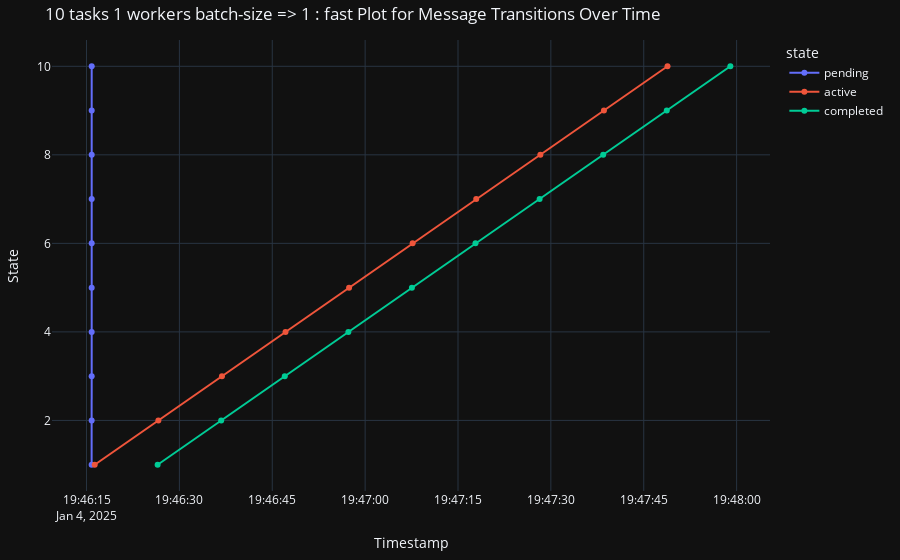
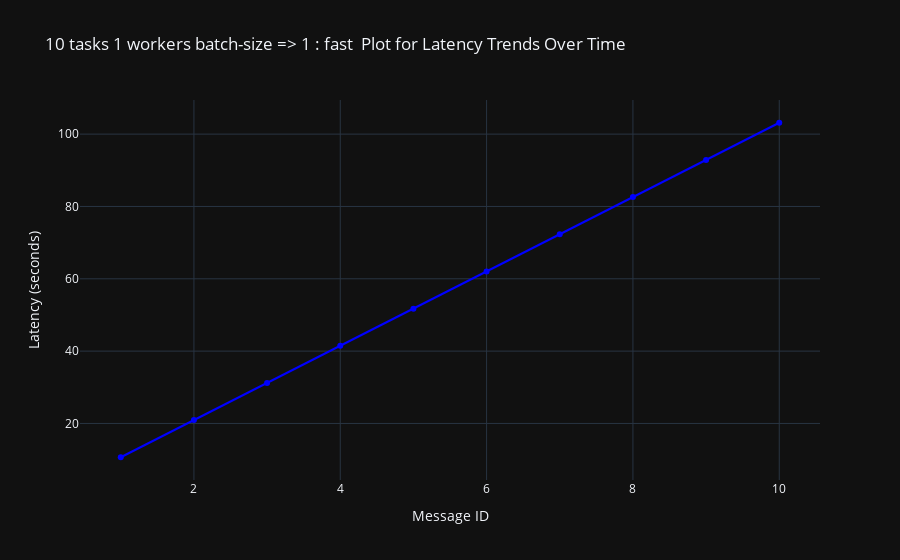
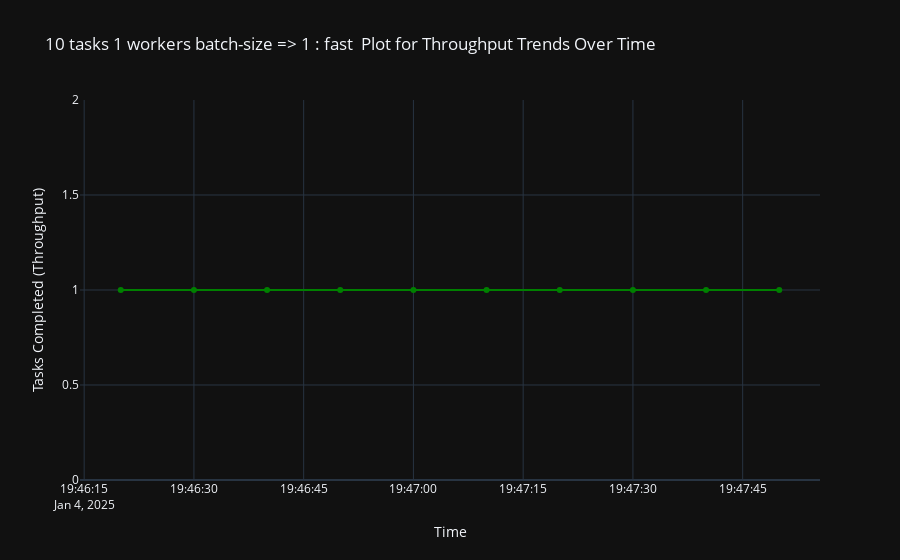
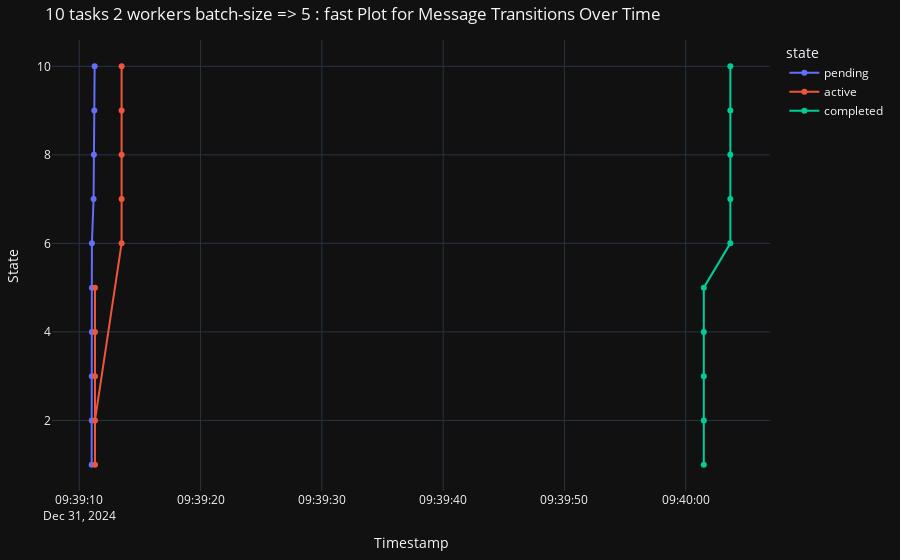

Source (notebook cell) for these figures, in order:
### Code cell
def analyze_lentency(logs,desc):
  latency_df = calculate_latency_per_messages(logs)
  # print(latency_df)
  # plot_latency_distribution(latency_df)
  plot_latency_trends(latency_df,desc)
  

def analyze_throughtput(logs,desc):
  throughput_df = calculate_throughput(logs)
  # print(throughput_df)
  plot_throughput_trends(throughput_df,desc)
  


exps = [
  
  # ("10 tasks 2 workers batch-size => 5 : slow ","gs://cameltrain-sight/doing_mq_analysis/2024-12-20T09:00:43.541533.json"),
  # ("50 tasks 2 workers batch-size => 5 : slow ","gs://cameltrain-sight/doing_mq_analysis/2024-12-23T15:15:49.032019.json"),
  # ("100 tasks 2 workers batch-size => 5 : slow ","gs://cameltrain-sight/doing_mq_analysis/2024-12-23T19:26:50.355211.json"),
  # ("500 tasks 2 workers batch-size => 5 : slow ","gs://cameltrain-sight/doing_mq_analysis/2024-12-22T15:48:18.956719.json"),
  
  # ("50 tasks 4 workers batch-size => 5 : slow ","gs://cameltrain-sight/doing_mq_analysis/2024-12-27T09:26:30.675248.json"),
  # ("100 tasks 4 workers batch-size => 5 : slow ","gs://cameltrain-sight/doing_mq_analysis/2024-12-27T15:29:03.534160.json"),
  # ("500 tasks 4 workers batch-size => 5 : slow ","gs://cameltrain-sight/doing_mq_analysis/2024-12-22T15:48:18.956719.json"),
  
  ("10 tasks 1 workers batch-size => 1 : fast ","gs://cameltrain-sight/doing_mq_analysis/2025-01-04T19:48:06.083435.json"),
  
  ("10 tasks 2 workers batch-size => 5 : fast ","gs://cameltrain-sight/doing_mq_analysis/2024-12-31T09:40:23.962527.json"),
  ("50 tasks 2 workers batch-size => 5 : fast ","gs://cameltrain-sight/doing_mq_analysis/2024-12-31T10:27:32.520731.json"),
  ("100 tasks 2 workers batch-size => 5 : fast ","gs://cameltrain-sight/doing_mq_analysis/2024-12-31T10:52:02.779873.json"),
  ("500 tasks 2 workers batch-size => 5 : fast ","gs://cameltrain-sight/doing_mq_analysis/2024-12-31T12:06:54.093683.json"), 
  
  ("50 tasks 4 workers batch-size => 5 : fast ","gs://cameltrain-sight/doing_mq_analysis/2024-12-31T08:09:08.847832.json"), 
  ("100 tasks 4 workers batch-size => 5 : fast ","gs://cameltrain-sight/doing_mq_analysis/2024-12-31T09:08:46.723731.json"), 
  ("500 tasks 4 workers batch-size => 5 : fast ","gs://cameltrain-sight/doing_mq_analysis/2024-12-31T12:06:54.093683.json")
]


for (desc,uri) in exps:
  logsx = read_logs_from_gs_uri(gs_uri = uri )
  analyze_message_flow(logsx,desc)
  analyze_lentency(logsx,desc)
  analyze_throughtput(logsx,desc)

### Figure 1 — Plotly figure (JSON) as saved in the notebook; plotly's stock layout.template omitted (floating-point values rounded to 4 significant figures)
{"data": [{"hovertemplate": "state=pending<br>Time=%{x}<br>message_id=%{y}<extra></extra>", "legendgroup": "pending", "line": {"color": "#636efa", "dash": "solid"}, "marker": {"symbol": "circle"}, "mode": "lines+markers", "name": "pending", "orientation": "v", "showlegend": true, "type": "scatter", "x": ["2025-01-04T19:46:15.828610", "2025-01-04T19:46:15.829853", "2025-01-04T19:46:15.830826", "2025-01-04T19:46:15.831897", "2025-01-04T19:46:15.832697", "2025-01-04T19:46:15.834470", "2025-01-04T19:46:15.835112", "2025-01-04T19:46:15.836164", "2025-01-04T19:46:15.837102", "2025-01-04T19:46:15.837745"], "xaxis": "x", "y": [1, 2, 3, 4, 5, 6, 7, 8, 9, 10], "yaxis": "y"}, {"hovertemplate": "state=active<br>Time=%{x}<br>message_id=%{y}<extra></extra>", "legendgroup": "active", "line": {"color": "#EF553B", "dash": "solid"}, "marker": {"symbol": "circle"}, "mode": "lines+markers", "name": "active", "orientation": "v", "showlegend": true, "type": "scatter", "x": ["2025-01-04T19:46:16.322735", "2025-01-04T19:46:26.603676", "2025-01-04T19:46:36.871953", "2025-01-04T19:46:47.140863", "2025-01-04T19:46:57.409663", "2025-01-04T19:47:07.672124", "2025-01-04T19:47:17.941769", "2025-01-04T19:47:28.299509", "2025-01-04T19:47:38.569006", "2025-01-04T19:47:48.838008"], "xaxis": "x", "y": [1, 2, 3, 4, 5, 6, 7, 8, 9, 10], "yaxis": "y"}, {"hovertemplate": "state=completed<br>Time=%{x}<br>message_id=%{y}<extra></extra>", "legendgroup": "completed", "line": {"color": "#00cc96", "dash": "solid"}, "marker": {"symbol": "circle"}, "mode": "lines+markers", "name": "completed", "orientation": "v", "showlegend": true, "type": "scatter", "x": ["2025-01-04T19:46:26.484367", "2025-01-04T19:46:36.753550", "2025-01-04T19:46:47.021767", "2025-01-04T19:46:57.290658", "2025-01-04T19:47:07.553154", "2025-01-04T19:47:17.822798", "2025-01-04T19:47:28.180658", "2025-01-04T19:47:38.449676", "2025-01-04T19:47:48.719020", "2025-01-04T19:47:58.988062"], "xaxis": "x", "y": [1, 2, 3, 4, 5, 6, 7, 8, 9, 10], "yaxis": "y"}], "layout": {"hovermode": "closest", "legend": {"title": {"text": "state"}, "tracegroupgap": 0}, "margin": {"b": 40, "l": 40, "r": 40, "t": 40}, "title": {"text": "10 tasks 1 workers batch-size => 1 : fast Plot for Message Transitions Over Time"}, "xaxis": {"anchor": "y", "domain": [0, 1], "showgrid": true, "title": {"text": "Timestamp"}}, "yaxis": {"anchor": "x", "domain": [0, 1], "showgrid": true, "title": {"text": "State"}}}}

### Figure 2 — Plotly figure (JSON) as saved in the notebook; plotly's stock layout.template omitted (floating-point values rounded to 4 significant figures)
{"data": [{"line": {"color": "blue"}, "marker": {"color": "blue"}, "mode": "lines+markers", "name": "Latency", "type": "scatter", "x": [1, 2, 3, 4, 5, 6, 7, 8, 9, 10], "y": [10.66, 20.92, 31.19, 41.46, 51.72, 61.99, 72.35, 82.61, 92.88, 103.2]}], "layout": {"legend": {"title": {"text": "Legend"}}, "title": {"text": "10 tasks 1 workers batch-size => 1 : fast  Plot for Latency Trends Over Time"}, "xaxis": {"showgrid": true, "title": {"text": "Message ID"}}, "yaxis": {"showgrid": true, "title": {"text": "Latency (seconds)"}}}}

### Figure 3 — Plotly figure (JSON) as saved in the notebook; plotly's stock layout.template omitted (floating-point values rounded to 4 significant figures)
{"data": [{"line": {"color": "green"}, "marker": {"color": "green"}, "mode": "lines+markers", "name": "Throughput", "type": "scatter", "x": ["2025-01-04T19:46:20", "2025-01-04T19:46:30", "2025-01-04T19:46:40", "2025-01-04T19:46:50", "2025-01-04T19:47:00", "2025-01-04T19:47:10", "2025-01-04T19:47:20", "2025-01-04T19:47:30", "2025-01-04T19:47:40", "2025-01-04T19:47:50"], "y": [1, 1, 1, 1, 1, 1, 1, 1, 1, 1]}], "layout": {"legend": {"title": {"text": "Legend"}}, "title": {"text": "10 tasks 1 workers batch-size => 1 : fast  Plot for Throughput Trends Over Time"}, "xaxis": {"showgrid": true, "title": {"text": "Time"}}, "yaxis": {"showgrid": true, "title": {"text": "Tasks Completed (Throughput)"}}}}

### Figure 4 — Plotly figure (JSON) as saved in the notebook; plotly's stock layout.template omitted (floating-point values rounded to 4 significant figures)
{"data": [{"hovertemplate": "state=pending<br>Time=%{x}<br>message_id=%{y}<extra></extra>", "legendgroup": "pending", "line": {"color": "#636efa", "dash": "solid"}, "marker": {"symbol": "circle"}, "mode": "lines+markers", "name": "pending", "orientation": "v", "showlegend": true, "type": "scatter", "x": ["2024-12-31T09:39:11.022331", "2024-12-31T09:39:11.031632", "2024-12-31T09:39:11.033397", "2024-12-31T09:39:11.038632", "2024-12-31T09:39:11.040371", "2024-12-31T09:39:11.043252", "2024-12-31T09:39:11.182702", "2024-12-31T09:39:11.208347", "2024-12-31T09:39:11.244373", "2024-12-31T09:39:11.269720"], "xaxis": "x", "y": [1, 2, 3, 4, 5, 6, 7, 8, 9, 10], "yaxis": "y"}, {"hovertemplate": "state=active<br>Time=%{x}<br>message_id=%{y}<extra></extra>", "legendgroup": "active", "line": {"color": "#EF553B", "dash": "solid"}, "marker": {"symbol": "circle"}, "mode": "lines+markers", "name": "active", "orientation": "v", "showlegend": true, "type": "scatter", "x": ["2024-12-31T09:39:11.297756", "2024-12-31T09:39:11.297756", "2024-12-31T09:39:11.297756", "2024-12-31T09:39:11.297756", "2024-12-31T09:39:11.297756", "2024-12-31T09:39:13.491352", "2024-12-31T09:39:13.491352", "2024-12-31T09:39:13.491352", "2024-12-31T09:39:13.491352", "2024-12-31T09:39:13.491352"], "xaxis": "x", "y": [4, 3, 5, 1, 2, 6, 7, 8, 9, 10], "yaxis": "y"}, {"hovertemplate": "state=completed<br>Time=%{x}<br>message_id=%{y}<extra></extra>", "legendgroup": "completed", "line": {"color": "#00cc96", "dash": "solid"}, "marker": {"symbol": "circle"}, "mode": "lines+markers", "name": "completed", "orientation": "v", "showlegend": true, "type": "scatter", "x": ["2024-12-31T09:40:01.486345", "2024-12-31T09:40:01.486569", "2024-12-31T09:40:01.486767", "2024-12-31T09:40:01.486984", "2024-12-31T09:40:01.487301", "2024-12-31T09:40:03.674674", "2024-12-31T09:40:03.674917", "2024-12-31T09:40:03.675134", "2024-12-31T09:40:03.675359", "2024-12-31T09:40:03.675590"], "xaxis": "x", "y": [1, 2, 3, 4, 5, 6, 7, 8, 9, 10], "yaxis": "y"}], "layout": {"hovermode": "closest", "legend": {"title": {"text": "state"}, "tracegroupgap": 0}, "margin": {"b": 40, "l": 40, "r": 40, "t": 40}, "title": {"text": "10 tasks 2 workers batch-size => 5 : fast Plot for Message Transitions Over Time"}, "xaxis": {"anchor": "y", "domain": [0, 1], "showgrid": true, "title": {"text": "Timestamp"}}, "yaxis": {"anchor": "x", "domain": [0, 1], "showgrid": true, "title": {"text": "State"}}}}
